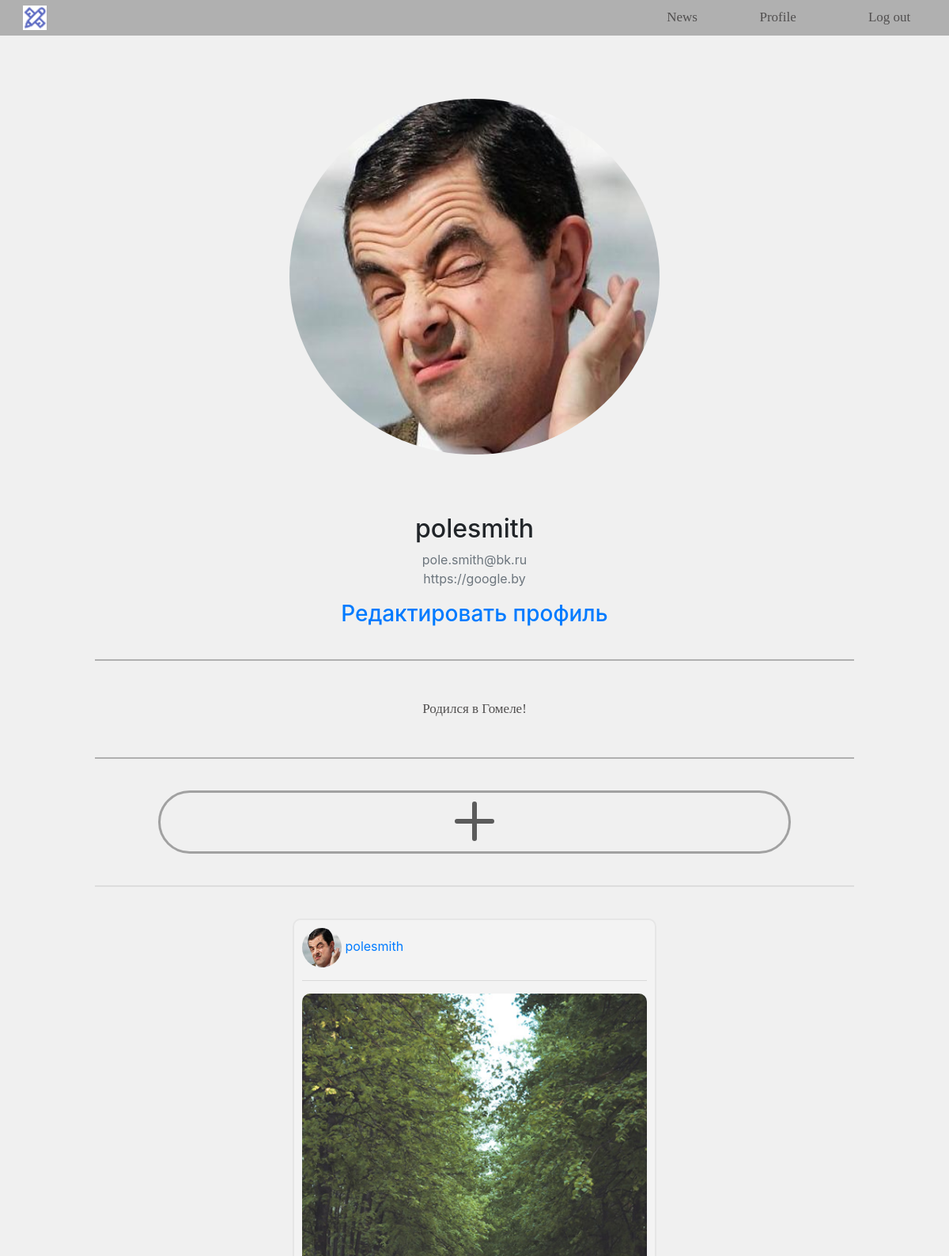
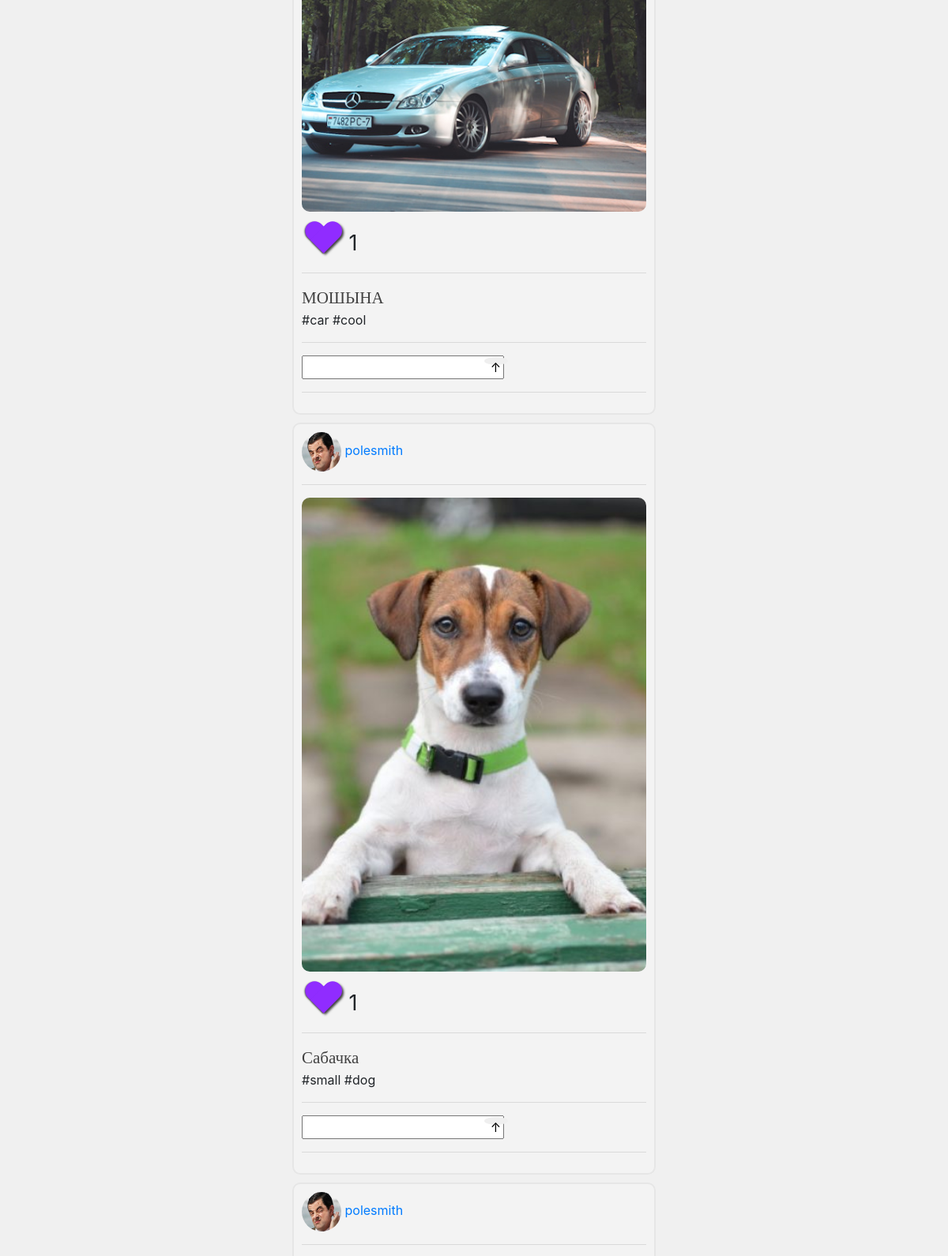
/profile/ (signed in, upper part), run on the app's committed database (2 pictures, top to bottom).
### users/models.py (models this page shows, shortened)
class Profile(models.Model):
    user = models.OneToOneField(User, on_delete=models.CASCADE)
    main_image = models.ImageField(default='default.jpg', upload_to='profile_main_image/')
    description = models.CharField(default='', max_length=200)
    website = models.CharField(default='', max_length=100)
    name = models.CharField(default='', max_length= 100)
    surname = models.CharField(default='', max_length=100)
    age = models.IntegerField(default=0)
    like = models.TextField(default='[]')

class Post(models.Model):
    profile = models.ForeignKey(Profile, on_delete=models.CASCADE)
    liked_by = models.TextField(default='[]')
    image = models.ImageField(upload_to='media/profile_images')
    description = models.CharField(default='', max_length=100)
    tags = TaggableManager()
    pub_date = models.DateTimeField('Publication date')

### users/views.py (the view)
# urls.py: path('', views.profile, name='profile'),
@login_required
def profile(request):
    profile_id = request.user.profile.id
    posts = Post.objects.filter(profile_id__exact=profile_id)
    posts_sorted = posts.order_by('-pub_date')
    comments = Comment.objects.filter(post_id__in=posts)
    return render(request, 'users/profile.html', {'posts': posts_sorted,
                                                  'profile': request.user.profile,
                                                  'form': UpdateMainImage,
                                                  'comment_form': AddComment,
                                                  'comments': comments
                                                  })

### users/templatetags/count_like.py (called while the page is built)
@register.filter
def count(value):
    return len(eval(value))

### users/templates/users/profile.html (shortened to what this page needs)
{% extends "inst/base.html" %}
{% load crispy_forms_tags %}
{% block content %}
{% load static %}
{% load count_like %}
<link rel="stylesheet" type="text/css" href="{% static 'users/profile_style.css' %}">
<div class="profile-head" align="center">
    <div class="head-block" align="center">
        <div class="container">
            <img src="{{profile.main_image.url}}" accept="image/*" class="image">
        </div>
    </div>
</div>
    <div class="media-body" align="left">
        <h2 class="account-heading" align="center">{{user.username}}</h2>
        <p class="text-secondary" align="center">{{user.email}}<br>
        {% if profile.website %}
            {{profile.website}}
        {% endif %}
        </p>
        <a href="{% url 'edit' %}"><h3 align="center">Редактировать профиль</h3></a>
    </div>
</div>
{% if profile.description %}
<div align="center"><div class="separate-line"></div></div>
<p class="menu-button no-border no-hover" align="center">{{profile.description}}</p>
<div align="center"><div class="separate-line"></div></div>
{% endif %}
<div align="center">
    <a href="{% url 'add_post' %}">
        <div class="add-post-button">
            <div class="plus-image"></div>
            <div class="menu-button no-hover no-border"><h3 class="hidden-text">-ADD POST-</h3></div>
        </div>
    </a>
</div>
<div align="center"><div class="separate-line" style="opacity:0.3;"></div></div>
<div class="posts">
    {% for post in posts %}
    <div class="post">
        <div class="post-head">
            <img src="{{profile.main_image.url }}" class="small-avatar">
            <a href="{% url 'other_profile' user.username %}">{{ user.username }}</a>
        </div>
        <hr>
        <div class="cropped">
        <img src="{{ post.image.url }}" class="post-image"></div>
        <div class="like-container">
                <button
                        {% if user.username in post.liked_by %}
                        class="like like-button"
                        {% else %}
                        class="unlike like-button"
                        {% endif %}
                        onclick="like({{post.id}});" id="lk{{post.id}}" type="button">{% csrf_token %}
                </button>
        </div>
         <span class="likes_count" id="count{{post.id}}"> {{ post.liked_by|count }}</span>
        <hr>
        <span class="description-text">{{post.description}}</span><br>
        {% for tag in post.tags.names %}
            #{{tag}}
        {% endfor %}
        <hr>
    <form method="POST">
        <input type="text" id="text{{post.id}}" name="text">
        <button value="{{post.id}}" name="id" id="id" type="button" onclick="comment({{post.id}});" class="comment-button">↑</button>
    </form>
    <hr>
    </div>
{% endfor %}
</div>
{% endblock content %}

### inst/templates/inst/base.html (shortened to what this page needs)
<!DOCTYPE html>
{% load static %}
<html lang="en">
<head>
    <link rel="stylesheet" type="text/css" href="{% static 'inst/base-style.css' %}">
    <link rel="stylesheet" type="text/css" href="{% static 'users/bootstrap.css' %}">
</head>
<body>
    <div class="head-container">
        <table class="menu">
                <tr>
                    <td class="logo"><div align="center" class=""><img src="{% static 'inst/logo.png' %}"></div></td>
                    {% if user.is_authenticated %}
                    <td class="space"></td>
                        <td>
                            <a href="{% url 'news' %}"><div align="center" class="menu-button menu">News</div></a></td>
                        <td>
                            <a href="{% url 'profile' %}"><div align="center" class="menu-button menu">Profile</div></a></td>
                        <td>
                            <a href="{% url 'logout' %}"><div align="center" class="menu-button menu">Log out</div></a></td>
                    {% else %}
                    <td class="space-more"></td>
                    <td>
                        <a href="{% url 'login' %}"><div align="center" class="menu-button menu">Log in</div></a></td>
                    <td>
                        <a href="{% url 'register' %}"><div align="center" class="menu-button menu">Register</div></a></td>
                    {% endif %}
                </tr>
        </table>
    </div>
    <div class="content">
        {% block content %}
        {% endblock %}
</body>
</html>

### inst/static/inst/base-style.css (style rules this page uses)
body { background: #E8E8E8; }
.head-container { z-index: 1000; position: fixed; top: 0; left: 0; width: 100%; height: 45px; background: #B0B0B0; }
.menu-button { font-family: Sanchez; font-style: normal; font-weight: normal; font-size: 17px; line-height: 250%; color: #514F4F; border-bottom: #B0B0B0 solid 3px; }
.space { width: 60%; }
.menu { width: 100%; height:43px; }
a { text-decoration:none; }

### users/static/users/profile_style.css (style rules this page uses)
body { background: #F0F0F0; }
.container { position: relative; align: center; border-radius: 100%; height: 500px; }
.image { width: 90%; height: 90%; border-radius: 100%; }
.head-block { width: 550px; }
.profile-head { padding: 25px; }
.like-button { border: none; outline: none; }
.like { position: relative; left: 10px; width: 60%; height: 100%; background: #902CFF; box-shadow: -1px 0px 2px #444; -webkit-border-radius: 50px 50px 0 0; -moz-border-radius: 50px 50px 0 0; border-radius: 50px 50px 0 0; -webkit-transform: rotate(315deg); -moz-transform: rotate(315deg); -ms-transform: rotate(315deg); -o-transform: rotate(315deg); transform: rotate(315deg); }
.like:before { position: absolute; width: 40px; height: 60%; left: 0; bottom: 0; content: ""; background: #902CFF; box-shadow: 0px 3px 3px #444444; -webkit-border-radius: 50px 50px 0 0; -moz-border-radius: 50px 50px 0 0; border-radius: 0 50px 50px 0; }
.like-container { display: inline-block; margin-top: 10px; width: 40px; height: 40px; }
.likes_count { font-size: 27px; line-height: 150%; margin-left: 15px; margin-top: 20px; }
.description-text { font-family: Vera; font-style: normal; font-weight: normal; font-size: 21px; color: #414141; }
.like-button, .like-button:active, .like-button:focus { outline: none; }
.separate-line { width: 80%; height: 2px; background: #B0B0B0; margin: 40px; }
.no-border { border: none; }
.plus-image { -webkit-transition-duration: 1s; -o-transition-duration: 1s; -moz-transition-duration: 1s; transition-duration: 1s; position: relative; top: 11px; width: 6px; height: 50px; background: #5B5B5B; border-radius: 10px; }
.plus-image:after { position: absolute; content: ""; width: 50px; height: 6px; background: #5B5B5B; border-radius: 10px; top: 22px; left: -22px; }
.add-post-button { width: 800px; height: 80px; border-radius: 40px; border: 3px solid #A1A1A1; }
.posts { margin: 0 30%; width: 40%; }
.post-image { object-fit: cover; width: 100%; height: 600px; border-radius: 10px; }
.post { padding: 10px; margin: 10px; border: 2px solid #E6E6E6; border-radius: 10px; background: #F3F3F3; }
.small-avatar { width: 50px; height: 50px; border-radius: 100%; }
.comment-button { width:30px; height:10px; position:relative; left:-30px; border-radius: 50%; border: none; }

### data on the page
Profile: main_image (picture), website "https://google.by", description "Родился в Гомеле!"
Post: main_image (picture), image (picture), liked_by|count "1", description "МОШЫНА", {{ post.id }} 5 (drawn)
Tag: tag "car"
Tag: tag "cool"
Post: main_image (picture), image (picture), liked_by|count "1", description "Сабачка", {{ post.id }} 4 (drawn)
Tag: tag "small"
Tag: tag "dog"
Post: main_image (picture)

### other printed values
{{ user.username }} "polesmith"
{{ user.email }} "pole.smith@bk.ru"
